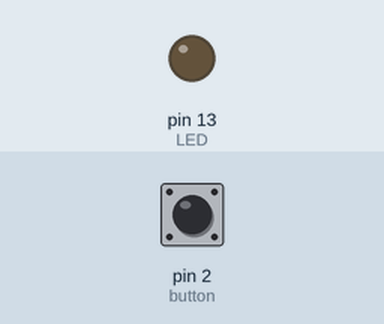
Bench run of a sketch on a simulated Arduino Uno, built with avr-gcc and run on an emulated ATmega328P. Parts: output pins drawn as LEDs (lit = HIGH). The test bench sets the inputs (shaded band); at power-on: pin 2 (button) LOW.

Above: at 1.2 s.
1.3 s: pin 2 (button) pulled HIGH for 0.15 s
At 1.7 s:
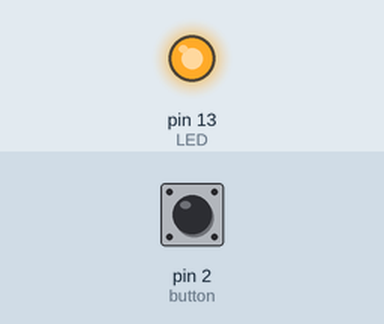
2.9 s: pin 2 (button) pulled HIGH for 1 s
At 4.1 s:
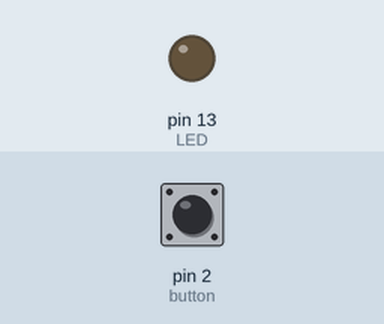
5.4 s: pin 2 (button) pulled HIGH for 3.2 s
At 6.0 s:
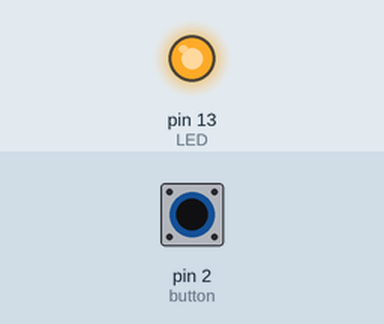
Timing chart, 0 to 8.4 s (numbered marks = the images above; inputs shaded):
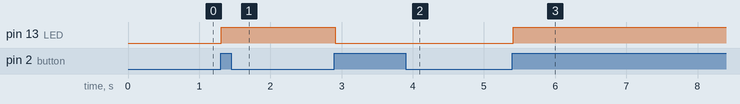

Measured:
- after the input at 1.3 s, pin 13 (LED): LOW → HIGH at once
- after the input at 2.9 s, pin 13 (LED): HIGH → LOW at once
- after the input at 5.4 s, pin 13 (LED): LOW → HIGH at once

The sketch:

eng_6.ino
```cpp
int LED=13;
int button=2;
int val;
int old_val=0;
int state=0;

void setup(){
  pinMode(button, INPUT);
  pinMode(LED, OUTPUT);

}
void loop(){
val=digitalRead(button);
if ((val == HIGH) && (old_val == LOW)) {
state = 1 - state;
delay(10);
}
old_val = val; // val is now old, let's store it
if (state == 1) {
digitalWrite(LED, HIGH); // turn LED ON
}
else {
digitalWrite(LED, LOW);
}
}
```
